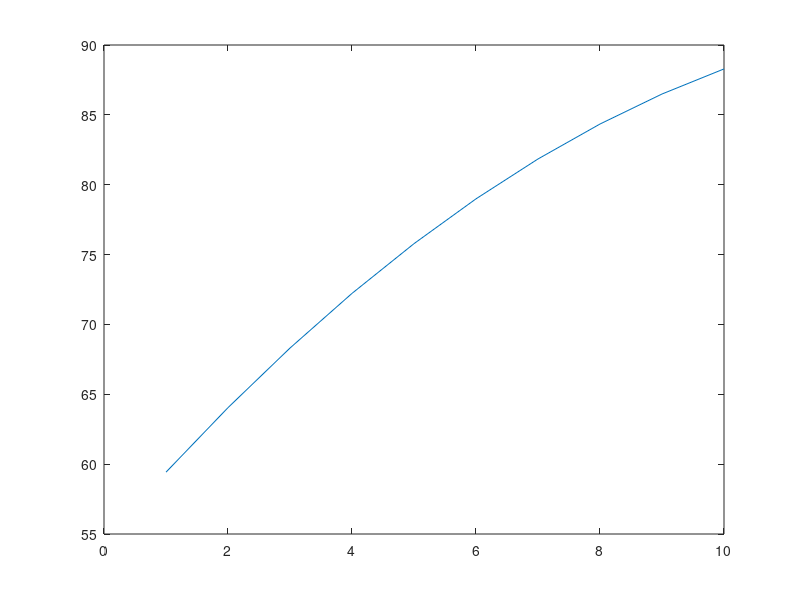

MATLAB code to generate this figure: (Note: this script raises an error after producing the figure.)
%% Pricing Problem
clear;

hold off
%
X_i1=[1;2;3;4;5;6;7;8;9;10];
X_i2=[1;4;9;16;25;36;49;64;81;100];

X=[ones(10,1),X_i1,X_i2];

%Prior Estimates
%theta_0=[64;2;-.2];
theta_0=[64;4;-.4];

%Standard deviations for Theta
%theta_Sigma=[20;5;.5];
theta_Sigma=[10;1;.1];

%Pick a true value for theta
thetaT=theta_0+randn(3,1).*theta_Sigma

%Set the true values as X*theta
truth=X*thetaT;

%Set the measurement variance
MVar=4^2;

%Run the KGCBLinR L many times
L=5;

%Set the prior on covariance matrix, assume independence
C=diag(theta_Sigma).^2;

% Parameters
t_final = 7;
d_thr = 10;
e_thr = 5;
alpha = 1;

stepsize = 0.01;

% weight between 0 - 1, higher weight gives bias on info_gain

plot(X_i1, truth);

% Initialize the B, C, and theta
num_init = 2;
Xs = X(randperm(length(X_i1),3),:);
Y = Xs*thetaT + normrnd(0, sqrt(MVar), 3, 1);

B = inv(Xs'*Xs);
theta = B*Xs'*Y;
solution = zeros(t_final-1,1);
for t = 1:t_final-1
    fprintf('t = %d: \n', t);
    clear Tree;
    clear childToParent;
    
    Tree(1)         = State_Pricing();
    Tree(1)         = Tree(1).PreDecisionState(1:10, 1);
    Tree(1).B       = B;
    Tree(1).theta   = theta;
    Tree(1).C       = C;
    Tree(1).t       = t;
    index = 1;
    childToParent(1) = 0;
    
    
    for i = 1:200
        [Tree, childToParent, index] = TreePolicy_Pricing(Tree, t_final, d_thr, e_thr, alpha, childToParent, thetaT);
        Tree(index) = SimPolicy_Pricing('abc', Tree(index), Tree(childToParent(index)).theta,  X, MVar, truth, L, stepsize, .6);
        Tree = BackUp(Tree, childToParent, t, index);
    end
    
    maxVal = Tree(2).V_x;
    maxNode = 2;
    children = Tree(1).children;
    for i = 1:length(children)
        currNode = Tree(children(i));
        if maxVal < currNode.V_x
            maxVal = currNode.V_x;
            maxNode = children(i);
        end
%         fprintf('Action: %d, Value: %d, Count: %d\n', currNode.action, currNode.V_x, currNode.N_x);
        
        %     hold on
        %     plot(X_i1, X*Tree(currNode.children(1)).theta);
        %     pause
    end
    fprintf('Action: %d, Value: %d, Count: %d\n', Tree(maxNode).action, Tree(maxNode).V_x, Tree(maxNode).N_x);
    theta = Tree(maxNode).theta;
    B = Tree(maxNode).B;
    C = Tree(maxNode).C;
    
    
end


%% Comparing to KGCBLin
[thetaLast,OC,choices,thetaEst]=KGCBLinR(X,theta,MVar,truth,t_final,C,0,1);